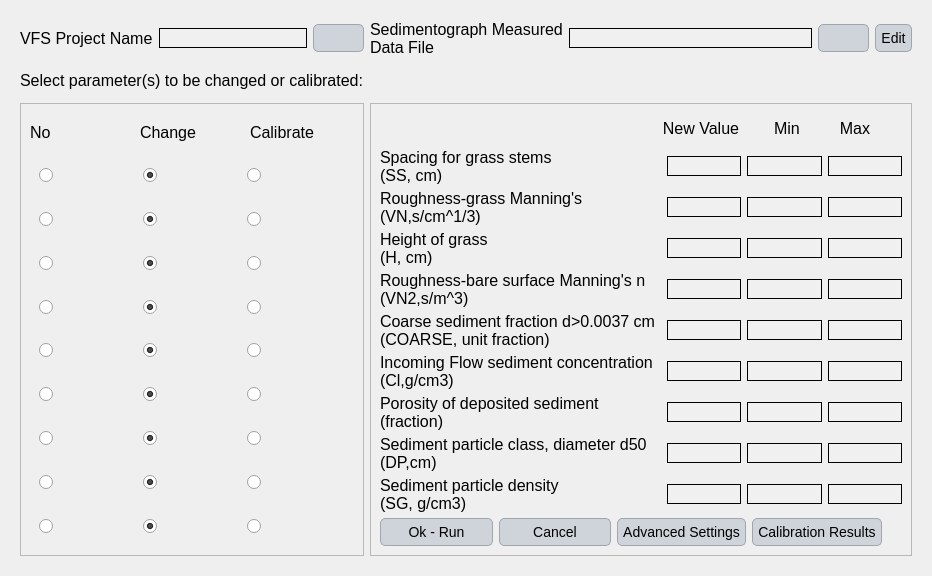
<?xml version="1.0" encoding="UTF-8"?>
<ui version="4.0">
 <class>Dialog</class>
 <widget class="QDialog" name="Dialog">
  <property name="geometry">
   <rect>
    <x>0</x>
    <y>0</y>
    <width>932</width>
    <height>576</height>
   </rect>
  </property>
  <property name="windowTitle">
   <string>Dialog</string>
  </property>
  <property name="styleSheet">
   <string notr="true">QLabel {
    font-family: 'Georgia'; /* Cambiar la fuente a Georgia */
    font-size: 16px; /* Cambiar el tamaño de la fuente */
    color: #000000; /* Color del texto (blanco) */
}

QLineEdit {
    font-family: 'Georgia'; /* Cambiar la fuente a Georgia */
    font-size: 14px; /* Cambiar el tamaño de la fuente */
    color: #000000; /* Color del texto (blanco) */
    background-color: #f0f0f0; /* Color de fondo del QLineEdit */
    border: 1px solid #000000; /* Borde blanco */
}

QComboBox {
    font-family: 'Georgia'; /* Cambiar la fuente a Georgia */
    font-size: 14px; /* Cambiar el tamaño de la fuente */
    color: #000000; /* Color del texto (blanco) */
    background-color: #cfd4da; /* Fondo oscuro del ComboBox */
}

QRadioButton {
    font-family: 'Georgia'; /* Cambiar la fuente a Georgia */
    font-size: 14px; /* Cambiar el tamaño de la fuente */
    color: #000000; /* Color del texto (blanco) */
}

QCheckBox {
    font-family: 'Georgia'; /* Cambiar la fuente a Georgia */
    font-size: 14px; /* Cambiar el tamaño de la fuente */
    color: #000000; /* Color del texto (blanco) */
}

/* Cambiar la fuente y estilo de los QPushButton */
QPushButton {
    font-family: 'Georgia'; /* Cambiar la fuente */
    font-size: 14px; /* Cambiar el tamaño de la fuente */
    color: #000000; /* Color del texto negro */
    background-color: #cfd4da; /* Fondo gris claro */
    border: 1px solid #a1a6ad; /* Borde gris medio */
    border-radius: 5px; /* Bordes redondeados */
    padding: 5px; /* Espaciado interno */
}

/* Estilo cuando el ratón pasa sobre el botón */
QPushButton:hover {
    color: #000000; /* Mantener el texto negro */
    background-color: #b7bcc3; /* Fondo gris un poco más oscuro al pasar el mouse */
}

/* Estilo cuando el botón está presionado */
QPushButton:pressed {
    background-color: #a6acb3; /* Fondo ligeramente más oscuro al presionar */
    color: #000000; /* Mantener el texto negro cuando se presiona */
}



/* Estilo general para QTableWidget y QTableView */
QTableWidget, QTableView {
    font-family: 'Georgia'; /* Cambiar la fuente a Georgia */
    font-size: 14px; /* Tamaño de la fuente */
    color: #000000; /* Color del texto negro */
    background-color: #e6e9ed; /* Fondo gris claro para la tabla */
    gridline-color: #a1a6ad; /* Color de las líneas de la tabla (gris medio) */
    selection-background-color: #b7bcc3; /* Color de fondo cuando se selecciona una celda (gris suave) */
    selection-color: #000000; /* Color del texto cuando la celda está seleccionada (negro) */
}

/* Estilo para el encabezado horizontal de la tabla */
QHeaderView::section {
    font-family: 'Georgia'; /* Cambiar la fuente a Georgia */
    font-size: 14px; /* Tamaño de la fuente */
    color: #000000; /* Color del texto negro */
    background-color: #cfd4da; /* Fondo gris claro del encabezado */
    border: 1px solid #a1a6ad; /* Borde gris medio entre las secciones */
    padding: 4px; /* Espaciado interno en el encabezado */
}

/* Estilo para las celdas de la tabla al pasar el mouse */
QTableWidget::item:hover, QTableView::item:hover {
    background-color: #b7bcc3; /* Fondo gris suave al pasar el mouse */
    color: #000000; /* Mantener el texto negro */
}

/* Estilo para las celdas cuando están seleccionadas */
QTableWidget::item:selected, QTableView::item:selected {
    background-color: #a6acb3; /* Fondo gris intermedio cuando está seleccionado */
    color: #000000; /* Texto negro cuando está seleccionado */
}

/* Ajustar el tamaño de las celdas */
QTableWidget::item, QTableView::item {
    padding: 4px; /* Espaciado interno de las celdas */
}

/* Estilo para el borde inferior de la tabla */
QTableCornerButton::section {
    background-color: #cfd4da; /* Fondo del botón de esquina */
    border: 1px solid #a1a6ad; /* Borde gris medio del botón de esquina */
}</string>
  </property>
  <layout class="QGridLayout" name="gridLayout">
   <item row="0" column="0">
    <widget class="QScrollArea" name="scrollArea_2">
     <property name="styleSheet">
      <string notr="true"/>
     </property>
     <property name="frameShape">
      <enum>QFrame::NoFrame</enum>
     </property>
     <property name="widgetResizable">
      <bool>true</bool>
     </property>
     <widget class="QWidget" name="scrollAreaWidgetContents_2">
      <property name="geometry">
       <rect>
        <x>0</x>
        <y>0</y>
        <width>897</width>
        <height>562</height>
       </rect>
      </property>
      <layout class="QGridLayout" name="gridLayout_71">
       <item row="1" column="1">
        <layout class="QHBoxLayout" name="horizontalLayout_95">
         <item>
          <widget class="QLabel" name="label_99">
           <property name="text">
            <string>Sedimentograph Measured
Data File</string>
           </property>
          </widget>
         </item>
         <item>
          <widget class="QLineEdit" name="sedimentograph_file"/>
         </item>
         <item>
          <widget class="QPushButton" name="browse_sedimentograph_calibration">
           <property name="text">
            <string/>
           </property>
          </widget>
         </item>
         <item>
          <widget class="QPushButton" name="edit_hydrograph_2">
           <property name="text">
            <string>Edit</string>
           </property>
          </widget>
         </item>
        </layout>
       </item>
       <item row="1" column="0">
        <layout class="QHBoxLayout" name="horizontalLayout_94">
         <item>
          <widget class="QLabel" name="label_98">
           <property name="text">
            <string>VFS Project Name</string>
           </property>
          </widget>
         </item>
         <item>
          <widget class="QLineEdit" name="vfs_file"/>
         </item>
         <item>
          <widget class="QPushButton" name="browse_project_sedimentograph">
           <property name="text">
            <string/>
           </property>
          </widget>
         </item>
        </layout>
       </item>
       <item row="3" column="1">
        <widget class="QFrame" name="frame_51">
         <property name="frameShape">
          <enum>QFrame::StyledPanel</enum>
         </property>
         <property name="frameShadow">
          <enum>QFrame::Raised</enum>
         </property>
         <layout class="QGridLayout" name="gridLayout_70">
          <item row="2" column="0" colspan="2">
           <layout class="QHBoxLayout" name="horizontalLayout_114">
            <item>
             <widget class="QLabel" name="label_114">
              <property name="minimumSize">
               <size>
                <width>281</width>
                <height>35</height>
               </size>
              </property>
              <property name="text">
               <string>Spacing for grass stems 
(SS, cm)</string>
              </property>
             </widget>
            </item>
            <item>
             <widget class="QLineEdit" name="new_spacing">
              <property name="alignment">
               <set>Qt::AlignCenter</set>
              </property>
             </widget>
            </item>
            <item>
             <widget class="QLineEdit" name="min_spacing">
              <property name="alignment">
               <set>Qt::AlignCenter</set>
              </property>
             </widget>
            </item>
            <item>
             <widget class="QLineEdit" name="max_spacing">
              <property name="alignment">
               <set>Qt::AlignCenter</set>
              </property>
             </widget>
            </item>
           </layout>
          </item>
          <item row="7" column="0" colspan="2">
           <layout class="QHBoxLayout" name="horizontalLayout_110">
            <item>
             <widget class="QLabel" name="label_110">
              <property name="minimumSize">
               <size>
                <width>281</width>
                <height>35</height>
               </size>
              </property>
              <property name="text">
               <string>Incoming Flow sediment concentration 
(Cl,g/cm3)</string>
              </property>
             </widget>
            </item>
            <item>
             <widget class="QLineEdit" name="new_incoming">
              <property name="alignment">
               <set>Qt::AlignCenter</set>
              </property>
             </widget>
            </item>
            <item>
             <widget class="QLineEdit" name="min_incoming">
              <property name="alignment">
               <set>Qt::AlignCenter</set>
              </property>
             </widget>
            </item>
            <item>
             <widget class="QLineEdit" name="max_incoming">
              <property name="alignment">
               <set>Qt::AlignCenter</set>
              </property>
             </widget>
            </item>
           </layout>
          </item>
          <item row="9" column="0" colspan="2">
           <layout class="QHBoxLayout" name="horizontalLayout_111">
            <item>
             <widget class="QLabel" name="label_111">
              <property name="minimumSize">
               <size>
                <width>281</width>
                <height>35</height>
               </size>
              </property>
              <property name="text">
               <string>Sediment particle class, diameter d50 
(DP,cm)</string>
              </property>
             </widget>
            </item>
            <item>
             <widget class="QLineEdit" name="new_class">
              <property name="alignment">
               <set>Qt::AlignCenter</set>
              </property>
             </widget>
            </item>
            <item>
             <widget class="QLineEdit" name="min_class">
              <property name="alignment">
               <set>Qt::AlignCenter</set>
              </property>
             </widget>
            </item>
            <item>
             <widget class="QLineEdit" name="max_class">
              <property name="alignment">
               <set>Qt::AlignCenter</set>
              </property>
             </widget>
            </item>
           </layout>
          </item>
          <item row="5" column="0" colspan="2">
           <layout class="QHBoxLayout" name="horizontalLayout_108">
            <item>
             <widget class="QLabel" name="label_106">
              <property name="minimumSize">
               <size>
                <width>281</width>
                <height>35</height>
               </size>
              </property>
              <property name="text">
               <string>Roughness-bare surface Manning's n 
(VN2,s/m^3)</string>
              </property>
             </widget>
            </item>
            <item>
             <widget class="QLineEdit" name="new_bare">
              <property name="alignment">
               <set>Qt::AlignCenter</set>
              </property>
             </widget>
            </item>
            <item>
             <widget class="QLineEdit" name="min_bare">
              <property name="alignment">
               <set>Qt::AlignCenter</set>
              </property>
             </widget>
            </item>
            <item>
             <widget class="QLineEdit" name="max_bare">
              <property name="alignment">
               <set>Qt::AlignCenter</set>
              </property>
             </widget>
            </item>
           </layout>
          </item>
          <item row="10" column="0" colspan="2">
           <layout class="QHBoxLayout" name="horizontalLayout_107">
            <item>
             <widget class="QLabel" name="label_105">
              <property name="minimumSize">
               <size>
                <width>281</width>
                <height>35</height>
               </size>
              </property>
              <property name="text">
               <string>Sediment particle density 
(SG, g/cm3)</string>
              </property>
             </widget>
            </item>
            <item>
             <widget class="QLineEdit" name="new_density">
              <property name="alignment">
               <set>Qt::AlignCenter</set>
              </property>
             </widget>
            </item>
            <item>
             <widget class="QLineEdit" name="min_density">
              <property name="alignment">
               <set>Qt::AlignCenter</set>
              </property>
             </widget>
            </item>
            <item>
             <widget class="QLineEdit" name="max_density">
              <property name="alignment">
               <set>Qt::AlignCenter</set>
              </property>
             </widget>
            </item>
           </layout>
          </item>
          <item row="8" column="0" colspan="2">
           <layout class="QHBoxLayout" name="horizontalLayout_113">
            <item>
             <widget class="QLabel" name="label_113">
              <property name="minimumSize">
               <size>
                <width>281</width>
                <height>35</height>
               </size>
              </property>
              <property name="text">
               <string>Porosity of deposited sediment 
(fraction)</string>
              </property>
             </widget>
            </item>
            <item>
             <widget class="QLineEdit" name="new_porosity">
              <property name="alignment">
               <set>Qt::AlignCenter</set>
              </property>
             </widget>
            </item>
            <item>
             <widget class="QLineEdit" name="min_porosity">
              <property name="alignment">
               <set>Qt::AlignCenter</set>
              </property>
             </widget>
            </item>
            <item>
             <widget class="QLineEdit" name="max_porosity">
              <property name="alignment">
               <set>Qt::AlignCenter</set>
              </property>
             </widget>
            </item>
           </layout>
          </item>
          <item row="6" column="0" colspan="2">
           <layout class="QHBoxLayout" name="horizontalLayout_106">
            <item>
             <widget class="QLabel" name="label_104">
              <property name="minimumSize">
               <size>
                <width>281</width>
                <height>35</height>
               </size>
              </property>
              <property name="text">
               <string>Coarse sediment fraction d&gt;0.0037 cm 
(COARSE, unit fraction)</string>
              </property>
             </widget>
            </item>
            <item>
             <widget class="QLineEdit" name="new_coarse">
              <property name="alignment">
               <set>Qt::AlignCenter</set>
              </property>
             </widget>
            </item>
            <item>
             <widget class="QLineEdit" name="min_coarse">
              <property name="alignment">
               <set>Qt::AlignCenter</set>
              </property>
             </widget>
            </item>
            <item>
             <widget class="QLineEdit" name="max_coarse">
              <property name="alignment">
               <set>Qt::AlignCenter</set>
              </property>
             </widget>
            </item>
           </layout>
          </item>
          <item row="3" column="0" colspan="2">
           <layout class="QHBoxLayout" name="horizontalLayout_112">
            <item>
             <widget class="QLabel" name="label_112">
              <property name="minimumSize">
               <size>
                <width>281</width>
                <height>35</height>
               </size>
              </property>
              <property name="text">
               <string>Roughness-grass Manning's 
(VN,s/cm^1/3)</string>
              </property>
             </widget>
            </item>
            <item>
             <widget class="QLineEdit" name="new_roughness">
              <property name="alignment">
               <set>Qt::AlignCenter</set>
              </property>
             </widget>
            </item>
            <item>
             <widget class="QLineEdit" name="min_roughness">
              <property name="alignment">
               <set>Qt::AlignCenter</set>
              </property>
             </widget>
            </item>
            <item>
             <widget class="QLineEdit" name="max_roughness">
              <property name="alignment">
               <set>Qt::AlignCenter</set>
              </property>
             </widget>
            </item>
           </layout>
          </item>
          <item row="4" column="0" colspan="2">
           <layout class="QHBoxLayout" name="horizontalLayout_115">
            <item>
             <widget class="QLabel" name="label_115">
              <property name="minimumSize">
               <size>
                <width>281</width>
                <height>35</height>
               </size>
              </property>
              <property name="text">
               <string>Height of grass 
(H, cm)</string>
              </property>
             </widget>
            </item>
            <item>
             <widget class="QLineEdit" name="new_height">
              <property name="alignment">
               <set>Qt::AlignCenter</set>
              </property>
             </widget>
            </item>
            <item>
             <widget class="QLineEdit" name="min_height">
              <property name="alignment">
               <set>Qt::AlignCenter</set>
              </property>
             </widget>
            </item>
            <item>
             <widget class="QLineEdit" name="max_height">
              <property name="alignment">
               <set>Qt::AlignCenter</set>
              </property>
             </widget>
            </item>
           </layout>
          </item>
          <item row="1" column="0">
           <layout class="QHBoxLayout" name="horizontalLayout_109">
            <item>
             <widget class="QWidget" name="widget_5" native="true">
              <property name="minimumSize">
               <size>
                <width>270</width>
                <height>0</height>
               </size>
              </property>
             </widget>
            </item>
            <item>
             <widget class="QLabel" name="label_107">
              <property name="minimumSize">
               <size>
                <width>90</width>
                <height>30</height>
               </size>
              </property>
              <property name="text">
               <string>New Value</string>
              </property>
              <property name="alignment">
               <set>Qt::AlignCenter</set>
              </property>
             </widget>
            </item>
            <item>
             <widget class="QLabel" name="label_108">
              <property name="minimumSize">
               <size>
                <width>70</width>
                <height>0</height>
               </size>
              </property>
              <property name="text">
               <string>Min</string>
              </property>
              <property name="alignment">
               <set>Qt::AlignCenter</set>
              </property>
             </widget>
            </item>
            <item>
             <widget class="QLabel" name="label_109">
              <property name="minimumSize">
               <size>
                <width>54</width>
                <height>0</height>
               </size>
              </property>
              <property name="text">
               <string>Max</string>
              </property>
              <property name="alignment">
               <set>Qt::AlignCenter</set>
              </property>
             </widget>
            </item>
           </layout>
          </item>
          <item row="11" column="0">
           <layout class="QHBoxLayout" name="horizontalLayout_51">
            <item>
             <widget class="QPushButton" name="run_sedimentograph">
              <property name="text">
               <string>Ok - Run</string>
              </property>
             </widget>
            </item>
            <item>
             <widget class="QPushButton" name="cancel_3">
              <property name="text">
               <string>Cancel</string>
              </property>
             </widget>
            </item>
            <item>
             <widget class="QPushButton" name="advanced_sedimentograph">
              <property name="text">
               <string>Advanced Settings</string>
              </property>
             </widget>
            </item>
            <item>
             <widget class="QPushButton" name="calibration_result_sedimentograph">
              <property name="text">
               <string>Calibration Results</string>
              </property>
             </widget>
            </item>
           </layout>
          </item>
         </layout>
        </widget>
       </item>
       <item row="2" column="0">
        <widget class="QLabel" name="label_100">
         <property name="text">
          <string>Select parameter(s) to be changed or calibrated:</string>
         </property>
        </widget>
       </item>
       <item row="3" column="0">
        <widget class="QFrame" name="frame_41">
         <property name="frameShape">
          <enum>QFrame::StyledPanel</enum>
         </property>
         <property name="frameShadow">
          <enum>QFrame::Raised</enum>
         </property>
         <layout class="QGridLayout" name="gridLayout_60">
          <item row="8" column="0">
           <widget class="QFrame" name="frame_42">
            <property name="frameShape">
             <enum>QFrame::NoFrame</enum>
            </property>
            <property name="frameShadow">
             <enum>QFrame::Raised</enum>
            </property>
            <layout class="QGridLayout" name="gridLayout_61">
             <item row="0" column="0">
              <layout class="QHBoxLayout" name="horizontalLayout_96">
               <item>
                <widget class="QRadioButton" name="no_class">
                 <property name="text">
                  <string/>
                 </property>
                 <property name="checked">
                  <bool>false</bool>
                 </property>
                </widget>
               </item>
               <item>
                <widget class="QRadioButton" name="change_class">
                 <property name="text">
                  <string/>
                 </property>
                 <property name="checked">
                  <bool>true</bool>
                 </property>
                </widget>
               </item>
               <item>
                <widget class="QRadioButton" name="calibrate_class">
                 <property name="text">
                  <string/>
                 </property>
                </widget>
               </item>
              </layout>
             </item>
            </layout>
           </widget>
          </item>
          <item row="0" column="0">
           <layout class="QHBoxLayout" name="horizontalLayout_97">
            <item>
             <widget class="QLabel" name="label_101">
              <property name="text">
               <string>No</string>
              </property>
             </widget>
            </item>
            <item>
             <widget class="QLabel" name="label_102">
              <property name="text">
               <string>Change</string>
              </property>
             </widget>
            </item>
            <item>
             <widget class="QLabel" name="label_103">
              <property name="text">
               <string>Calibrate</string>
              </property>
             </widget>
            </item>
           </layout>
          </item>
          <item row="6" column="0">
           <widget class="QFrame" name="frame_43">
            <property name="frameShape">
             <enum>QFrame::NoFrame</enum>
            </property>
            <property name="frameShadow">
             <enum>QFrame::Raised</enum>
            </property>
            <layout class="QGridLayout" name="gridLayout_62">
             <item row="0" column="0">
              <layout class="QHBoxLayout" name="horizontalLayout_98">
               <item>
                <widget class="QRadioButton" name="no_incoming">
                 <property name="text">
                  <string/>
                 </property>
                 <property name="checked">
                  <bool>false</bool>
                 </property>
                </widget>
               </item>
               <item>
                <widget class="QRadioButton" name="change_incoming">
                 <property name="text">
                  <string/>
                 </property>
                 <property name="checked">
                  <bool>true</bool>
                 </property>
                </widget>
               </item>
               <item>
                <widget class="QRadioButton" name="calibrate_incoming">
                 <property name="text">
                  <string/>
                 </property>
                </widget>
               </item>
              </layout>
             </item>
            </layout>
           </widget>
          </item>
          <item row="3" column="0">
           <widget class="QFrame" name="frame_44">
            <property name="frameShape">
             <enum>QFrame::NoFrame</enum>
            </property>
            <property name="frameShadow">
             <enum>QFrame::Raised</enum>
            </property>
            <layout class="QGridLayout" name="gridLayout_63">
             <item row="0" column="0">
              <layout class="QHBoxLayout" name="horizontalLayout_99">
               <item>
                <widget class="QRadioButton" name="no_height">
                 <property name="text">
                  <string/>
                 </property>
                 <property name="checked">
                  <bool>false</bool>
                 </property>
                </widget>
               </item>
               <item>
                <widget class="QRadioButton" name="change_height">
                 <property name="text">
                  <string/>
                 </property>
                 <property name="checked">
                  <bool>true</bool>
                 </property>
                </widget>
               </item>
               <item>
                <widget class="QRadioButton" name="calibrate_height">
                 <property name="text">
                  <string/>
                 </property>
                </widget>
               </item>
              </layout>
             </item>
            </layout>
           </widget>
          </item>
          <item row="4" column="0">
           <widget class="QFrame" name="frame_45">
            <property name="frameShape">
             <enum>QFrame::NoFrame</enum>
            </property>
            <property name="frameShadow">
             <enum>QFrame::Raised</enum>
            </property>
            <layout class="QGridLayout" name="gridLayout_64">
             <item row="0" column="0">
              <layout class="QHBoxLayout" name="horizontalLayout_100">
               <item>
                <widget class="QRadioButton" name="no_bare">
                 <property name="text">
                  <string/>
                 </property>
                 <property name="checked">
                  <bool>false</bool>
                 </property>
                </widget>
               </item>
               <item>
                <widget class="QRadioButton" name="change_bare">
                 <property name="text">
                  <string/>
                 </property>
                 <property name="checked">
                  <bool>true</bool>
                 </property>
                </widget>
               </item>
               <item>
                <widget class="QRadioButton" name="calibrate_bare">
                 <property name="text">
                  <string/>
                 </property>
                </widget>
               </item>
              </layout>
             </item>
            </layout>
           </widget>
          </item>
          <item row="1" column="0">
           <widget class="QFrame" name="frame_46">
            <property name="frameShape">
             <enum>QFrame::NoFrame</enum>
            </property>
            <property name="frameShadow">
             <enum>QFrame::Raised</enum>
            </property>
            <layout class="QGridLayout" name="gridLayout_65">
             <item row="0" column="0">
              <layout class="QHBoxLayout" name="horizontalLayout_101">
               <item>
                <widget class="QRadioButton" name="no_spacing">
                 <property name="text">
                  <string/>
                 </property>
                 <property name="checked">
                  <bool>false</bool>
                 </property>
                </widget>
               </item>
               <item>
                <widget class="QRadioButton" name="change_spacing">
                 <property name="text">
                  <string/>
                 </property>
                 <property name="checked">
                  <bool>true</bool>
                 </property>
                </widget>
               </item>
               <item>
                <widget class="QRadioButton" name="calibrate_spacing">
                 <property name="text">
                  <string/>
                 </property>
                </widget>
               </item>
              </layout>
             </item>
            </layout>
           </widget>
          </item>
          <item row="5" column="0">
           <widget class="QFrame" name="frame_47">
            <property name="frameShape">
             <enum>QFrame::NoFrame</enum>
            </property>
            <property name="frameShadow">
             <enum>QFrame::Raised</enum>
            </property>
            <layout class="QGridLayout" name="gridLayout_66">
             <item row="0" column="0">
              <layout class="QHBoxLayout" name="horizontalLayout_102">
               <item>
                <widget class="QRadioButton" name="no_coarse">
                 <property name="text">
                  <string/>
                 </property>
                 <property name="checked">
                  <bool>false</bool>
                 </property>
                </widget>
               </item>
               <item>
                <widget class="QRadioButton" name="change_coarse">
                 <property name="text">
                  <string/>
                 </property>
                 <property name="checked">
                  <bool>true</bool>
                 </property>
                </widget>
               </item>
               <item>
                <widget class="QRadioButton" name="calibrate_coarse">
                 <property name="text">
                  <string/>
                 </property>
                </widget>
               </item>
              </layout>
             </item>
            </layout>
           </widget>
          </item>
          <item row="2" column="0">
           <widget class="QFrame" name="frame_48">
            <property name="frameShape">
             <enum>QFrame::NoFrame</enum>
            </property>
            <property name="frameShadow">
             <enum>QFrame::Raised</enum>
            </property>
            <layout class="QGridLayout" name="gridLayout_67">
             <item row="0" column="0">
              <layout class="QHBoxLayout" name="horizontalLayout_103">
               <item>
                <widget class="QRadioButton" name="no_roughness">
                 <property name="text">
                  <string/>
                 </property>
                 <property name="checked">
                  <bool>false</bool>
                 </property>
                </widget>
               </item>
               <item>
                <widget class="QRadioButton" name="change_roughness">
                 <property name="text">
                  <string/>
                 </property>
                 <property name="checked">
                  <bool>true</bool>
                 </property>
                </widget>
               </item>
               <item>
                <widget class="QRadioButton" name="calibrate_roughness">
                 <property name="text">
                  <string/>
                 </property>
                </widget>
               </item>
              </layout>
             </item>
            </layout>
           </widget>
          </item>
          <item row="7" column="0">
           <widget class="QFrame" name="frame_49">
            <property name="frameShape">
             <enum>QFrame::NoFrame</enum>
            </property>
            <property name="frameShadow">
             <enum>QFrame::Raised</enum>
            </property>
            <layout class="QGridLayout" name="gridLayout_68">
             <item row="0" column="0">
              <layout class="QHBoxLayout" name="horizontalLayout_104">
               <item>
                <widget class="QRadioButton" name="no_porosity">
                 <property name="text">
                  <string/>
                 </property>
                 <property name="checked">
                  <bool>false</bool>
                 </property>
                </widget>
               </item>
               <item>
                <widget class="QRadioButton" name="change_porosity">
                 <property name="text">
                  <string/>
                 </property>
                 <property name="checked">
                  <bool>true</bool>
                 </property>
                </widget>
               </item>
               <item>
                <widget class="QRadioButton" name="calibrate_porosity">
                 <property name="text">
                  <string/>
                 </property>
                </widget>
               </item>
              </layout>
             </item>
            </layout>
           </widget>
          </item>
          <item row="9" column="0">
           <widget class="QFrame" name="frame_50">
            <property name="frameShape">
             <enum>QFrame::NoFrame</enum>
            </property>
            <property name="frameShadow">
             <enum>QFrame::Raised</enum>
            </property>
            <layout class="QGridLayout" name="gridLayout_69">
             <item row="0" column="0">
              <layout class="QHBoxLayout" name="horizontalLayout_105">
               <item>
                <widget class="QRadioButton" name="no_density">
                 <property name="text">
                  <string/>
                 </property>
                 <property name="checked">
                  <bool>false</bool>
                 </property>
                </widget>
               </item>
               <item>
                <widget class="QRadioButton" name="change_density">
                 <property name="text">
                  <string/>
                 </property>
                 <property name="checked">
                  <bool>true</bool>
                 </property>
                </widget>
               </item>
               <item>
                <widget class="QRadioButton" name="calibrate_density">
                 <property name="text">
                  <string/>
                 </property>
                </widget>
               </item>
              </layout>
             </item>
            </layout>
           </widget>
          </item>
         </layout>
        </widget>
       </item>
      </layout>
     </widget>
    </widget>
   </item>
  </layout>
 </widget>
 <resources/>
 <connections/>
</ui>
